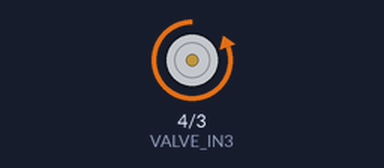
Bench run of a sketch on a simulated Arduino Uno, built with avr-gcc and run on an emulated ATmega328P. Parts: motor-driver pin pairs drawn as motors (green arrow = first pin HIGH = forward, orange = second pin HIGH = backward, longer = more drive, scaled by the enable pin).

Above: at 1.05 s.
Timing chart, 0 to 4.0 s (numbered marks = the images above):
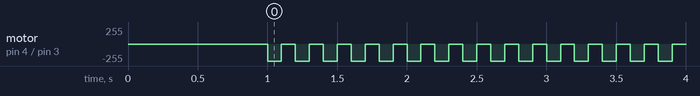

Measured:
- by itself, motor on pin 4 (VALVE_IN3) / pin 3 (VALVE_IN4): alternates backward 255/255 for 0.10 s and stopped for 0.10 s

The sketch:

1.sol.vavle.ino
```cpp
const int VALVE_ENB = 2;     // 電磁閥 ENB (PWM)
const int VALVE_IN4 = 3;     // 電磁閥 IN4
const int VALVE_IN3 = 4;     // 電磁閥 IN3
const int VALVE_PWM = 255;

void setup() {
  pinMode(VALVE_IN3, OUTPUT);
  pinMode(VALVE_IN4, OUTPUT);
  pinMode(VALVE_ENB, OUTPUT);
  delay(1000);
}

// 電磁閥打開
void valveOpenExhaust() {
  digitalWrite(VALVE_IN3, LOW);
  digitalWrite(VALVE_IN4, HIGH);
  analogWrite(VALVE_ENB, VALVE_PWM);
}

// 電磁閥封閉
void valveCloseExhaust() {
  digitalWrite(VALVE_IN3, LOW);
  digitalWrite(VALVE_IN4, LOW);
  analogWrite(VALVE_ENB, 0);
}

void loop() {
  valveOpenExhaust(); // 電磁閥打開
  delay(100);         // 電磁閥打開0.1秒
  valveCloseExhaust();// 電磁閥關閉
  delay(100);         // 電磁閥關閉0.1秒
}
```
